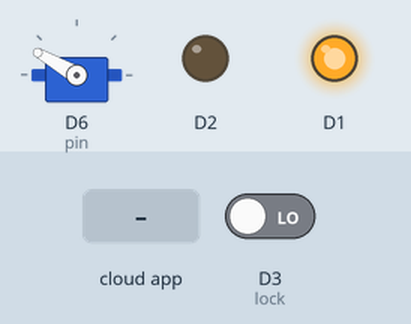
Recording of a sketch running on a simulated ESP8266 (NodeMCU). Parts: servo, output pins drawn as LEDs (lit = HIGH). The inputs (shaded band) are chosen by the test bench; at power-on: D3 (lock) LOW. WiFi joins after 1.5 s; servers stay silent unless stated; no MQTT or app messages arrive unless stated; what the sketch prints to the serial monitor is not drawn.

Above: at 2.7 s.
2.8 s: the phone or cloud app sets door to 1
At 3.5 s:
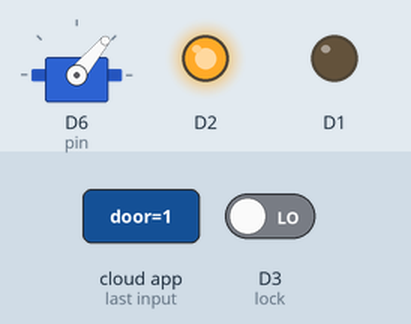
At 7.7 s:
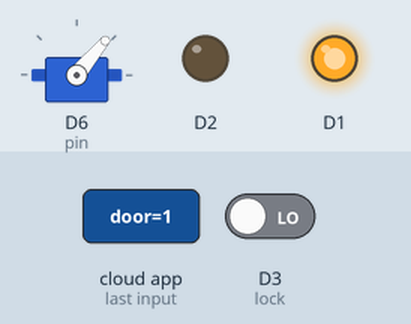
8.3 s: the phone or cloud app sets door to 0
At 9.1 s:
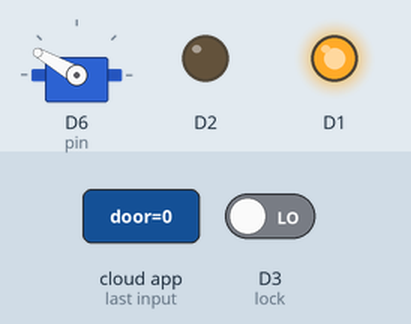
Timing chart, 0 to 11.3 s (numbered marks = the images above; inputs shaded):
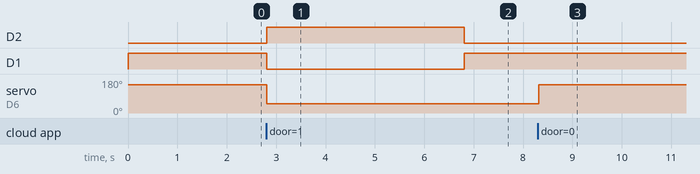

The sketch:

Doorlock.ino
```cpp
#include <ESP8266WiFi.h>
#include <stdlib.h>
#include <Servo.h>
#include <WiFiClientSecure.h>
#include <UniversalTelegramBot.h>
#include <WiFiUdp.h>


#include "Adafruit_MQTT.h"
#include "Adafruit_MQTT_Client.h"

// Initialize Telegram BOT
//#define botToken "460125361:AAEZ8CZWEGJ6C8Gu0REBiBubCJxALeYUFHk"
#define botToken "460125361:AAEZ8CZWEGJ6C8Gu0REBiBubCJxALeYUFHk"

// your Bot Token (Get from Botfather)
//WiFiClientSecure client;


// The person/group you want the alert messages to go to.
// You must start a chat with a bot first before it can send you messages
//String defaultChatId = "395386694"; //This can be got by using a bot called "myIdBot"
String defaultChatId = "-278896805";

/************************* WiFi Access Point *********************************/

#define WLAN_SSID       "G6Home"
#define WLAN_PASS       "sam@1234"
#define pin D6
#define red D1
#define red D2
#define lock D3

/************************* Adafruit.io Setup *********************************/

#define AIO_SERVER      "io.adafruit.com"
#define AIO_SERVERPORT  1883                   // use 8883 for SSL
#define AIO_USERNAME    "midhunmanohar"
#define AIO_KEY         "1843a8e537fe47a98d6e0907e8001d6f"

/************ Global State (you don't need to change this!) ******************/

// Create an ESP8266 WiFiClient class to connect to the MQTT server.
WiFiClient client;
// or... use WiFiFlientSecure for SSL
WiFiClientSecure client1;
Servo servo;
// Setup the MQTT client class by passing in the WiFi client and MQTT server and login details.
Adafruit_MQTT_Client mqtt(&client, AIO_SERVER, AIO_SERVERPORT, AIO_USERNAME, AIO_KEY);
UniversalTelegramBot bot(botToken, client1);

/****************************** Feeds ***************************************/

// Setup a feed called 'photocell' for publishing.
// Notice MQTT paths for AIO follow the form: <username>/feeds/<feedname>
Adafruit_MQTT_Publish photocell = Adafruit_MQTT_Publish(&mqtt, AIO_USERNAME "/feeds/door");

// Setup a feed called 'onoff' for subscribing to changes.
Adafruit_MQTT_Subscribe onoffbutton = Adafruit_MQTT_Subscribe(&mqtt, AIO_USERNAME "/feeds/door");

/*************************** Sketch Code ************************************/

// Bug workaround for Arduino 1.6.6, it seems to need a function declaration
// for some reason (only affects ESP8266, likely an arduino-builder bug).
void MQTT_connect();
int doorval;
int counter =0;
void setup() {
  Serial.begin(115200);
  delay(10);
  pinMode(5, OUTPUT);
  pinMode(4, OUTPUT);
  pinMode(lock, INPUT);

  servo.attach(pin);
  servo.write(150);
  digitalWrite(5, HIGH);
  Serial.println(F("Adafruit MQTT"));

  // Connect to WiFi access point.
  Serial.println(); Serial.println();
  Serial.print("Connecting to ");
  Serial.println(WLAN_SSID);
  WiFi.mode(WIFI_STA);
  WiFi.begin(WLAN_SSID, WLAN_PASS);
  while (WiFi.status() != WL_CONNECTED) {
    delay(500);
    Serial.print(".");
  }
  Serial.println();

  Serial.println("WiFi connected");
  Serial.println("IP address: "); Serial.println(WiFi.localIP());

  // Setup MQTT subscription for onoff feed.
  mqtt.subscribe(&onoffbutton);
}

uint32_t x=0;

void loop() {
  // Ensure the connection to the MQTT server is alive (this will make the first
  // connection and automatically reconnect when disconnected).  See the MQTT_connect
  // function definition further below.
  MQTT_connect();
  //Serial.println("Adafruit MQTT");
  // this is our 'wait for incoming subscription packets' busy subloop
  // try to spend your time here
  doorval = digitalRead(lock);
  if (doorval==1)
  {
    if (counter==1) //open
    {
      bot.sendMessage(defaultChatId, "Door Opened");
      //Serial.println("Door Opened");
      counter=0;
    }
  }
  if (doorval==0) //close
  {
    if (counter==0)
    {
      bot.sendMessage(defaultChatId, "Door Closed");
      //Serial.println("Door Closed");
      counter=1;
    }

  }
  Adafruit_MQTT_Subscribe *subscription;
  while ((subscription = mqtt.readSubscription(5000))) {
    if (subscription == &onoffbutton) {
      //Serial.print(F("Got: "));
      //Serial.println((char *)onoffbutton.lastread);
      //uint16_t num = atoi(onoffbutton.lastread);
      int val = atoi((char *)onoffbutton.lastread);
      //Serial.println(val);
      if (val==0)
      {
        //Serial.println(val);
        servo.write(150);
        digitalWrite(5, HIGH);
        //bot.sendMessage(defaultChatId, "Door Locked");
      }
      if (val==1)
      {
        digitalWrite(5, LOW);
        digitalWrite(4, HIGH);
        //Serial.println(val);
        servo.write(50);
        //bot.sendMessage(defaultChatId, "Door Unlocked");
        delay(4000);
        //Serial.print(F("\nSending door val "));
        x=0;
        //Serial.print(x);
        //Serial.print("...");
        if (! photocell.publish(x)) {
           Serial.println(F("Failed"));
        } else {
           //Serial.println(F("OK!"));

        //servo.write(150);
        digitalWrite(5, HIGH);
        digitalWrite(4, LOW);
        }
      }

    }
  }

  // Now we can publish stuff!
//  Serial.print(F("\nSending door val "));
//  Serial.print(x);
//  Serial.print("...");
//  if (! photocell.publish(x)) {
//    Serial.println(F("Failed"));
//  } else {
//    Serial.println(F("OK!"));
//  }

  // ping the server to keep the mqtt connection alive
  // NOT required if you are publishing once every KEEPALIVE seconds

  if(! mqtt.ping()) {
    mqtt.disconnect();
  }

}

// Function to connect and reconnect as necessary to the MQTT server.
// Should be called in the loop function and it will take care if connecting.
void MQTT_connect() {
  int8_t ret;

  // Stop if already connected.
  if (mqtt.connected()) {
    return;
}

  Serial.print("Connecting to MQTT... ");

  int retries = 10000;
  while ((ret = mqtt.connect()) != 0) { // connect will return 0 for connected
       Serial.println(mqtt.connectErrorString(ret));
       Serial.println("Retrying MQTT connection in 5 seconds...");
       mqtt.disconnect();
       for (int i=5;i>0;i--)
       {
        digitalWrite(5, LOW);
        digitalWrite(4, HIGH);
        delay(500);
        digitalWrite(5, LOW);
        digitalWrite(4, LOW);
        delay(500);
       }
         // wait 5 seconds
       retries--;
       if (retries == 0) {
         // basically die and wait for WDT to reset me
         while (1){
           digitalWrite(5, LOW);
           digitalWrite(4, HIGH);
           delay(1000);
           digitalWrite(5, HIGH);
           digitalWrite(4, LOW);
           delay(1000);
         }
       }

  }
  Serial.println("MQTT Connected!");
  digitalWrite(5, HIGH);
  digitalWrite(4, LOW);
}
```

Measured:
- after the input at 2.8 s, D2: LOW → HIGH at once, → LOW 4.0 s later; D1: HIGH → LOW at once, → HIGH 4.0 s later; servo on D6 (pin): 150° → 50° at once
- after the input at 8.3 s, servo on D6 (pin): 50° → 150° at once
